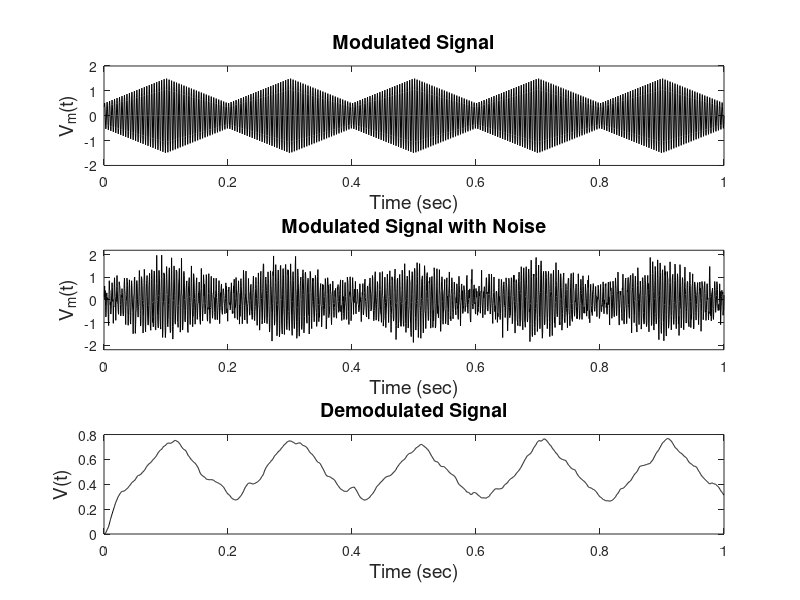

Write the MATLAB code that produced this figure.
% Example 8.6 Phase Sensitive Detection
%
% Set constants
close all;clear all;
fs = 2000;                      % Sampling frequency
fc = 250;                       % Carrier frequency
fsig = 5;                       % Signal frequency
N = 2000;                       % Use 1 sec of data
t = (1:N)/fs;                   % Time axis for plotting
wn = 80/(2*fs);                 % PSD low pass filter
order = 2;                      % Filter order
[b,a] = butter(order,wn);       % Design lowpass filter
                                % Generate AM signal
w = (1:N)* 2*pi*fc/fs;          % Carrier frequency = 500 Hz
w1 = (1:N)*2*pi*fsig/fs;        % Signal frequency = 5 Hz
vc = sin(w);                    % Define carrier 
vsig = .5*sawtooth(w1,.5);		% Define signal
vm = (1 + vsig) .* vc;          % Modulation constant = .5
subplot(3,1,1);	
    plot(t,vm,'k');			% Plot AM Signal
    xlabel('Time (sec)','FontSize',14);
    ylabel('V_m(t)','FontSize',14);
   ylim([-2 2]);
title('Modulated Signal','FontSize',14);
% Add noise with 3.16 times power (10 dB)
noise = randn(1,N);
scale = (var(vsig)/var(noise)) * 3.16;
vm = vm + noise * scale;
subplot(3,1,2);
    plot(t,vm,'k');                 % Plot AM Signal
    xlabel('Time (sec)','FontSize',14);
    ylabel('V_m(t)','FontSize',14);
    ylim([-2.2 2.2]);
title('Modulated Signal with Noise','FontSize',14);
                                    % Phase sensitive detection
ishift = round((45/360) * fs/fc);   % Shift carrier by 45 deg 
vc = [vc(ishift:N) vc(1:ishift-1)];
v1 = vc .* vm;                      % Multiply
vout = filter(b,a,v1);
subplot(3,1,3);
    plot(t,vout,'k');               % Plot AM Signal
    xlabel('Time (sec)','FontSize',14);
    ylabel('V(t)','FontSize',14);
    title( 'Demodulated Signal','FontSize',14);
